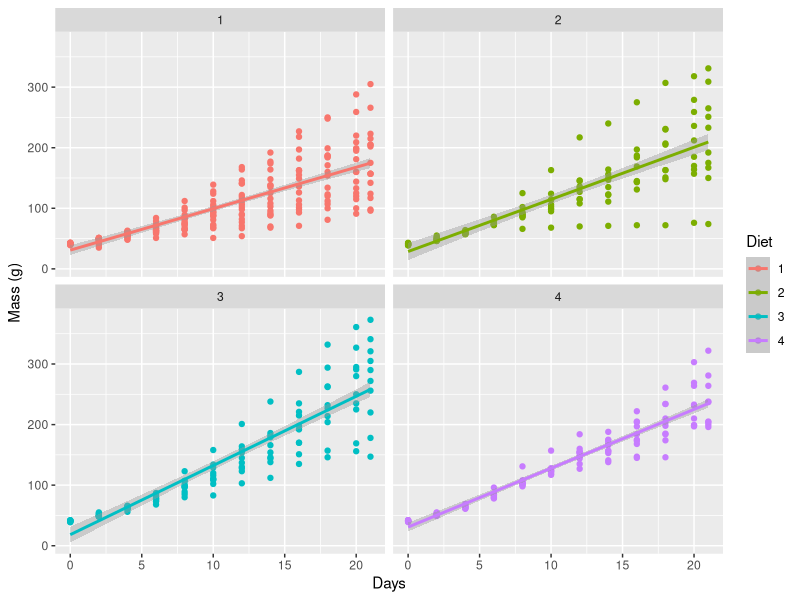
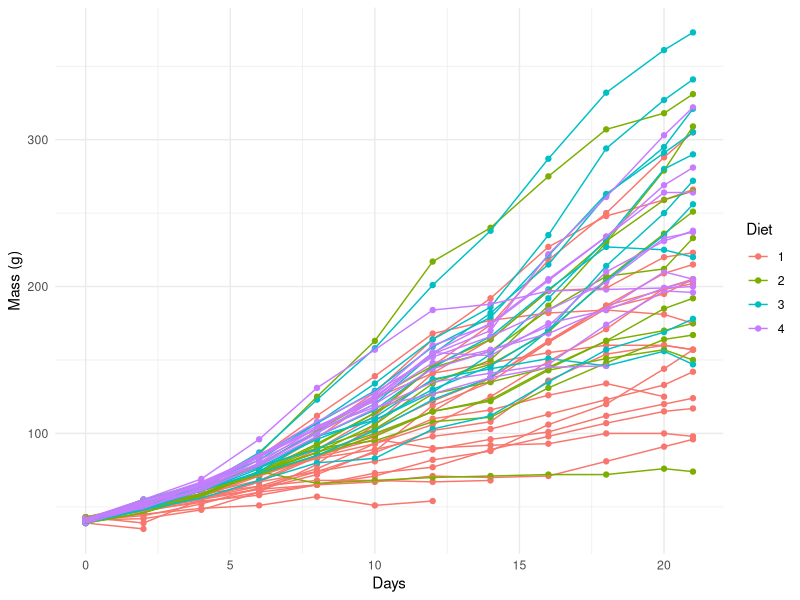
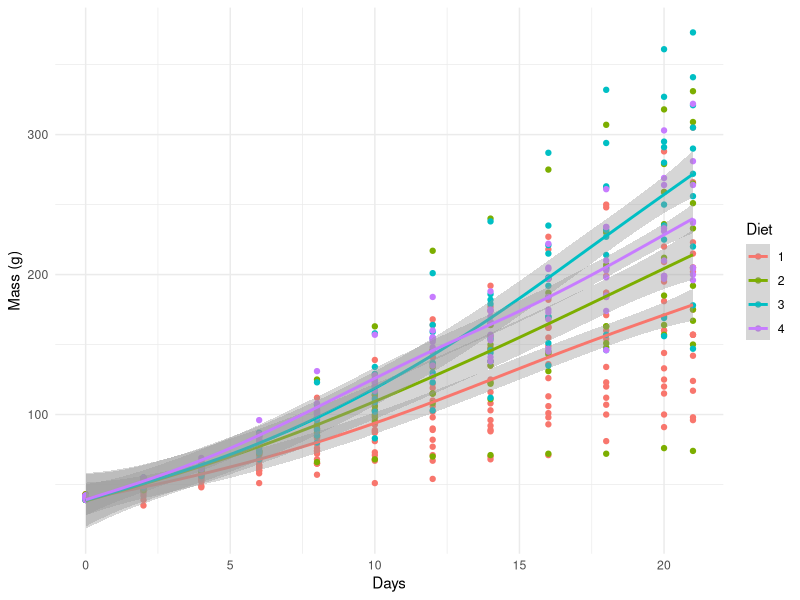
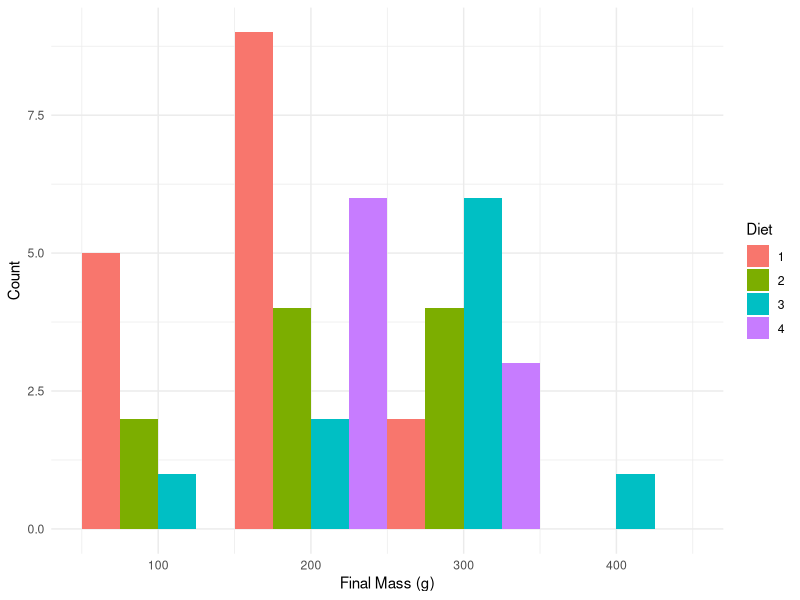
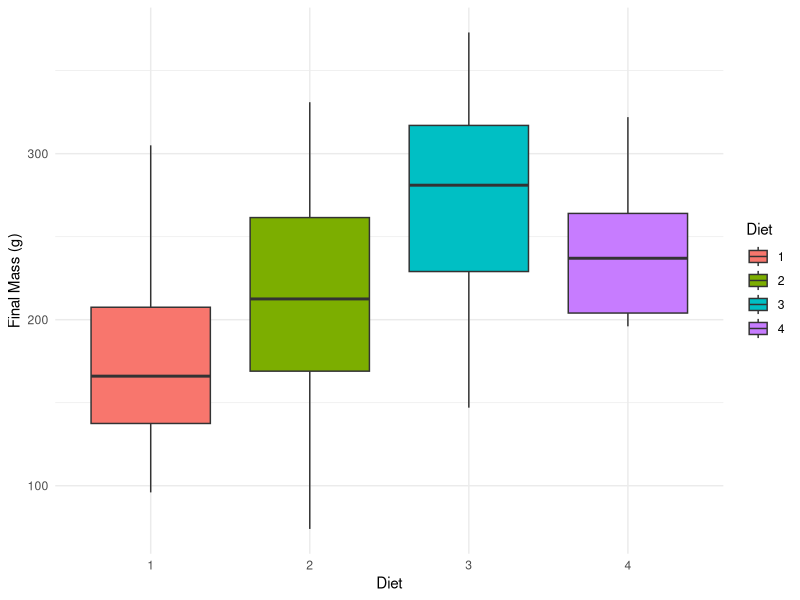
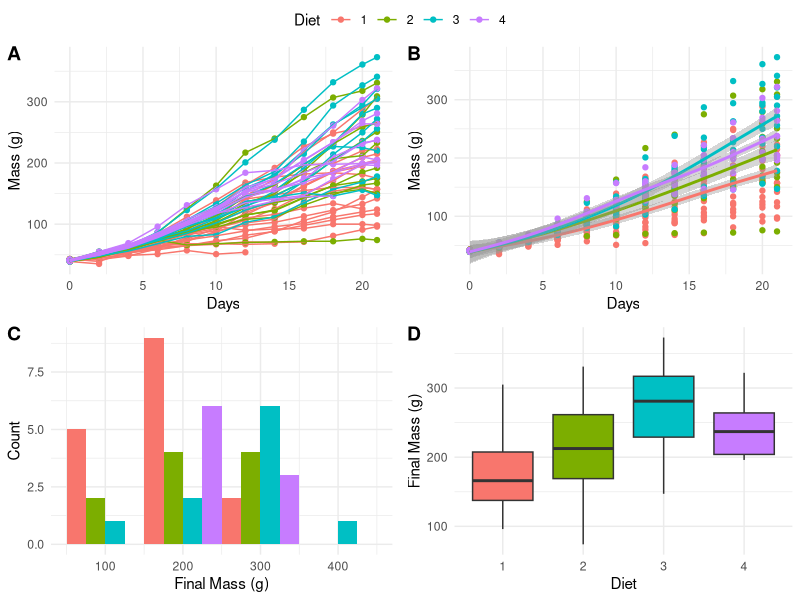

Write the R code that produced these figures, in order.
## ---- chunk 1
knitr::opts_chunk$set(
  comment = "R>", 
  warning = FALSE, 
  message = FALSE
)
## ---- chunk 2
# Load libraries
library(tidyverse)
library(ggpubr)
## ---- chunk 3
# Load data
ChickWeight <- datasets::ChickWeight

# Create faceted figure
ggplot(data = ChickWeight, aes(x = Time, y = weight, colour = Diet)) +
  geom_point() +
  geom_smooth(method = "lm") + # Note the `+` sign here
  facet_wrap(~Diet, ncol = 2) + # This is the line that creates the facets
  labs(x = "Days", y = "Mass (g)")
## ---- chunk 4
ChickLast <- ChickWeight %>% 
  filter(Time == 21)
## ---- chunk 5
line_1 <- ggplot(data = ChickWeight, aes(x = Time, y = weight, colour = Diet)) +
  geom_point() +
  geom_line(aes(group = Chick)) +
  labs(x = "Days", y = "Mass (g)") +
  theme_minimal()
line_1
## ---- chunk 6
lm_1 <- ggplot(data = ChickWeight, aes(x = Time, y = weight, colour = Diet)) +
  geom_point() +
  geom_smooth(method = "gam") +
  labs(x = "Days", y = "Mass (g)") +
  theme_minimal()
lm_1
## ---- chunk 7
# Note that we are using 'ChickLast', not 'ChickWeight'
histogram_1 <- ggplot(data = ChickLast, aes(x = weight)) +
  geom_histogram(aes(fill = Diet), position = "dodge", binwidth = 100) +
  labs(x = "Final Mass (g)", y = "Count") +
  theme_minimal()
histogram_1
## ---- chunk 8
# Note that we are using 'ChickLast', not 'ChickWeight'
box_1 <- ggplot(data = ChickLast, aes(x = Diet, y = weight)) +
  geom_boxplot(aes(fill = Diet)) +
  labs(x = "Diet", y = "Final Mass (g)") +
  theme_minimal()
box_1
## ---- chunk 9
ggarrange(line_1, lm_1, histogram_1, box_1, 
          ncol = 2, nrow = 2, # Set number of rows and columns
          labels = c("A", "B", "C", "D"), # Label each figure
          common.legend = TRUE) # Create common legend
